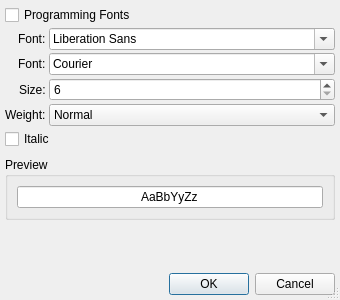
<?xml version="1.0" encoding="UTF-8"?>
<ui version="4.0">
 <class>FeatherPad::FontDialog</class>
 <widget class="QDialog" name="fontDialog">
  <property name="geometry">
   <rect>
    <x>0</x>
    <y>0</y>
    <width>340</width>
    <height>300</height>
   </rect>
  </property>
  <property name="windowTitle">
   <string>Select Font</string>
  </property>
  <property name="sizeGripEnabled">
   <bool>true</bool>
  </property>
  <layout class="QGridLayout" name="gridLayout">
   <property name="leftMargin">
    <number>5</number>
   </property>
   <property name="topMargin">
    <number>5</number>
   </property>
   <property name="rightMargin">
    <number>5</number>
   </property>
   <property name="bottomMargin">
    <number>5</number>
   </property>
   <property name="spacing">
    <number>3</number>
   </property>
   <item row="0" column="0" colspan="2">
    <widget class="QCheckBox" name="codingFontBox">
     <property name="text">
      <string>Programming Fonts</string>
     </property>
    </widget>
   </item>
   <item row="1" column="0" alignment="Qt::AlignRight">
    <widget class="QLabel" name="fontLabel">
     <property name="text">
      <string>Font:</string>
     </property>
    </widget>
   </item>
   <item row="1" column="1">
    <widget class="QFontComboBox" name="fontComboBox"/>
   </item>
   <item row="2" column="0" alignment="Qt::AlignRight">
    <widget class="QLabel" name="monoFontLabel">
     <property name="text">
      <string>Font:</string>
     </property>
    </widget>
   </item>
   <item row="2" column="1">
    <widget class="QFontComboBox" name="monoFontComboBox">
     <property name="fontFilters">
      <set>QFontComboBox::MonospacedFonts</set>
     </property>
    </widget>
   </item>
   <item row="3" column="0" alignment="Qt::AlignRight">
    <widget class="QLabel" name="sizeLabel">
     <property name="text">
      <string>Size:</string>
     </property>
    </widget>
   </item>
   <item row="3" column="1">
    <widget class="QSpinBox" name="spinBox">
     <property name="sizePolicy">
      <sizepolicy hsizetype="MinimumExpanding" vsizetype="Fixed">
       <horstretch>0</horstretch>
       <verstretch>0</verstretch>
      </sizepolicy>
     </property>
     <property name="minimum">
      <number>6</number>
     </property>
    </widget>
   </item>
   <item row="4" column="0" alignment="Qt::AlignRight">
    <widget class="QLabel" name="weightLabel">
     <property name="text">
      <string>Weight:</string>
     </property>
    </widget>
   </item>
   <item row="4" column="1">
    <widget class="QComboBox" name="weightComboBox">
     <property name="sizePolicy">
      <sizepolicy hsizetype="MinimumExpanding" vsizetype="Fixed">
       <horstretch>0</horstretch>
       <verstretch>0</verstretch>
      </sizepolicy>
     </property>
     <item>
      <property name="text">
       <string>Normal</string>
      </property>
     </item>
     <item>
      <property name="text">
       <string>Medium</string>
      </property>
     </item>
     <item>
      <property name="text">
       <string>Bold</string>
      </property>
     </item>
     <item>
      <property name="text">
       <string>Black</string>
      </property>
     </item>
    </widget>
   </item>
   <item row="5" column="0" colspan="2">
    <widget class="QCheckBox" name="italicBox">
     <property name="text">
      <string>Italic</string>
     </property>
    </widget>
   </item>
   <item row="6" column="0" colspan="2">
    <spacer name="verticalSpacer">
     <property name="orientation">
      <enum>Qt::Vertical</enum>
     </property>
     <property name="sizeType">
      <enum>QSizePolicy::Fixed</enum>
     </property>
     <property name="sizeHint" stdset="0">
      <size>
       <width>5</width>
       <height>5</height>
      </size>
     </property>
    </spacer>
   </item>
   <item row="7" column="0" colspan="2">
    <widget class="QGroupBox" name="groupBox">
     <property name="title">
      <string>Preview</string>
     </property>
     <layout class="QVBoxLayout" name="verticalLayout">
      <item>
       <widget class="QLineEdit" name="lineEdit">
        <property name="text">
         <string notr="true">AaBbYyZz</string>
        </property>
        <property name="alignment">
         <set>Qt::AlignCenter</set>
        </property>
       </widget>
      </item>
     </layout>
    </widget>
   </item>
   <item row="8" column="0" colspan="2">
    <spacer name="verticalSpacer_2">
     <property name="orientation">
      <enum>Qt::Vertical</enum>
     </property>
     <property name="sizeType">
      <enum>QSizePolicy::MinimumExpanding</enum>
     </property>
     <property name="sizeHint" stdset="0">
      <size>
       <width>5</width>
       <height>10</height>
      </size>
     </property>
    </spacer>
   </item>
   <item row="9" column="0" colspan="2">
    <widget class="QDialogButtonBox" name="buttonBox">
     <property name="standardButtons">
      <set>QDialogButtonBox::Cancel|QDialogButtonBox::Ok</set>
     </property>
    </widget>
   </item>
  </layout>
 </widget>
 <resources/>
 <connections>
  <connection>
   <sender>codingFontBox</sender>
   <signal>toggled(bool)</signal>
   <receiver>italicBox</receiver>
   <slot>setDisabled(bool)</slot>
   <hints>
    <hint type="sourcelabel">
     <x>173</x>
     <y>14</y>
    </hint>
    <hint type="destinationlabel">
     <x>173</x>
     <y>109</y>
    </hint>
   </hints>
  </connection>
  <connection>
   <sender>codingFontBox</sender>
   <signal>toggled(bool)</signal>
   <receiver>weightLabel</receiver>
   <slot>setDisabled(bool)</slot>
   <hints>
    <hint type="sourcelabel">
     <x>173</x>
     <y>14</y>
    </hint>
    <hint type="destinationlabel">
     <x>28</x>
     <y>140</y>
    </hint>
   </hints>
  </connection>
  <connection>
   <sender>codingFontBox</sender>
   <signal>toggled(bool)</signal>
   <receiver>weightComboBox</receiver>
   <slot>setDisabled(bool)</slot>
   <hints>
    <hint type="sourcelabel">
     <x>173</x>
     <y>14</y>
    </hint>
    <hint type="destinationlabel">
     <x>199</x>
     <y>140</y>
    </hint>
   </hints>
  </connection>
  <connection>
   <sender>buttonBox</sender>
   <signal>accepted()</signal>
   <receiver>fontDialog</receiver>
   <slot>accept()</slot>
   <hints>
    <hint type="sourcelabel">
     <x>169</x>
     <y>250</y>
    </hint>
    <hint type="destinationlabel">
     <x>169</x>
     <y>134</y>
    </hint>
   </hints>
  </connection>
  <connection>
   <sender>buttonBox</sender>
   <signal>rejected()</signal>
   <receiver>fontDialog</receiver>
   <slot>reject()</slot>
   <hints>
    <hint type="sourcelabel">
     <x>169</x>
     <y>250</y>
    </hint>
    <hint type="destinationlabel">
     <x>169</x>
     <y>134</y>
    </hint>
   </hints>
  </connection>
 </connections>
</ui>
